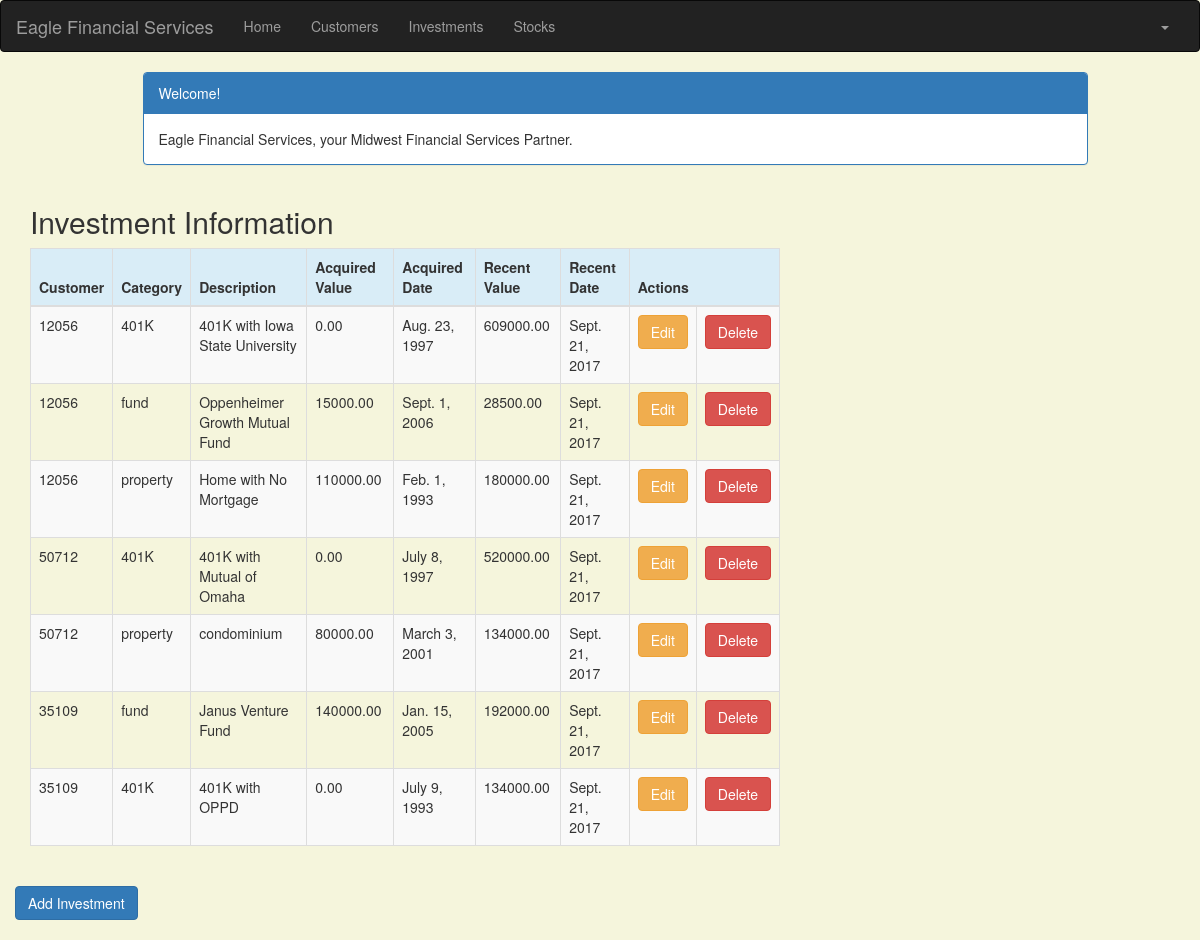
The app's page /investment/ (signed in) with its own data.
### portfolio/models.py (models this page shows, shortened)
class Investment(models.Model):
    customer = models.ForeignKey(Customer, related_name='investments')
    category = models.CharField(max_length=50)
    description = models.CharField(max_length=200)
    acquired_value = models.DecimalField(max_digits=10, decimal_places=2)
    acquired_date = models.DateField(default=timezone.now)
    recent_value = models.DecimalField(max_digits=10, decimal_places=2)
    recent_date = models.DateField(default=timezone.now, blank=True, null=True)

class Customer(models.Model):
    name = models.CharField(max_length=50)
    address = models.CharField(max_length=200)
    cust_number = models.IntegerField(blank=False, null=False)
    city = models.CharField(max_length=50)
    state = models.CharField(max_length=50)
    zipcode = models.CharField(max_length=10)
    email = models.EmailField(max_length=200)
    cell_phone = models.CharField(max_length=50)
    created_date = models.DateTimeField(
       default=timezone.now)
    updated_date = models.DateTimeField(auto_now_add=True)
    def __str__(self):
        return str(self.cust_number)

### portfolio/views.py (the view)
# urls.py: url(r'^investment/$', views.investment_list, name='investment_list'),
@login_required
def investment_list(request):
   investments = Investment.objects.filter(acquired_date__lte=timezone.now())
   return render(request, 'portfolio/investment_list.html', {'investments': investments})

### portfolio/templates/portfolio/investment_list.html (shortened to what this page needs)
{% extends 'portfolio/base.html' %}
{% block content %}
    <!DOCTYPE html>
    <html>
    <head>
        <link rel="stylesheet" href="https://maxcdn.bootstrapcdn.com/bootstrap/3.3.4/css/bootstrap.min.css">
    </head>
    <body>
    <div class="container">
        <div class="row">
            <div class="col-md-10 col-md-offset-1">
                <div class="panel panel-primary">
                    <div class="panel-heading">Welcome!</div>
                    <div class="panel-body">
                        Eagle Financial Services, your Midwest Financial Services Partner.
                    </div>
                </div>
            </div>
        </div>
    </div>
    <div class="row">
        <h2 style="padding-left: 15Px">Investment Information</h2>
    </div>
    <div>
        <table class="table table-striped table-bordered table-hover">
            <thead>
            <tr class="bg-info">
                <th>Customer</th>
                <th>Category</th>
                <th>Description</th>
                <th>Acquired Value</th>
                <th>Acquired Date</th>
                <th>Recent Value</th>
                <th>Recent Date </th>
                <th colspan="3">Actions</th>
            </tr>
            </thead>
            <tbody>
            {% for investment in investments %}
                <tr>
                    <td>{{ investment.customer }}</td>
                    <td>{{ investment.category }}</td>
                    <td>{{ investment.description }}</td>
                    <td>{{ investment.acquired_value }}</td>
                    <td>{{ investment.acquired_date }}</td>
                    <td>{{ investment.recent_value }}</td>
                    <td>{{ investment.recent_date }}</td>
                    <td><a href="{% url 'portfolio:investment_edit' pk=investment.pk %}"
                           class="btn btn-warning">Edit</a></td>
                    <td><a href="{% url 'portfolio:investment_delete' pk=investment.pk %}"
                           onclick="return confirm('Are you sure you want to delete?')"
                           class="btn btn-danger">Delete</a>
                    </td>
                </tr>
            {% endfor %}
            </tbody>
        </table>
     <div class="row">
            <a href="{% url 'portfolio:investment_new' %}" class="row"><span
                    class="btn btn-primary">Add Investment</span></a>
        </div>
    </div>
    </body>
    </html>
{% endblock %}

### portfolio/templates/portfolio/investment_list.html (style rules this page uses)
body { background-color: beige; }

### records on screen
Investment: customer "12056", category "401K", description "401K with Iowa State University", acquired_value "0.00", acquired_date "Aug. 23, 1997", recent_value "609000.00", recent_date "Sept. 21, 2017"
Investment: customer "12056", category "fund", description "Oppenheimer Growth Mutual Fund", acquired_value "15000.00", acquired_date "Sept. 1, 2006", recent_value "28500.00", recent_date "Sept. 21, 2017"
Investment: customer "12056", category "property", description "Home with No Mortgage", acquired_value "110000.00", acquired_date "Feb. 1, 1993", recent_value "180000.00", recent_date "Sept. 21, 2017"
Investment: customer "50712", category "401K", description "401K with Mutual of Omaha", acquired_value "0.00", acquired_date "July 8, 1997", recent_value "520000.00", recent_date "Sept. 21, 2017"
Investment: customer "50712", category "property", description "condominium", acquired_value "80000.00", acquired_date "March 3, 2001", recent_value "134000.00", recent_date "Sept. 21, 2017"
Investment: customer "35109", category "fund", description "Janus Venture Fund", acquired_value "140000.00", acquired_date "Jan. 15, 2005", recent_value "192000.00", recent_date "Sept. 21, 2017"
Investment: customer "35109", category "401K", description "401K with OPPD", acquired_value "0.00", acquired_date "July 9, 1993", recent_value "134000.00", recent_date "Sept. 21, 2017"
